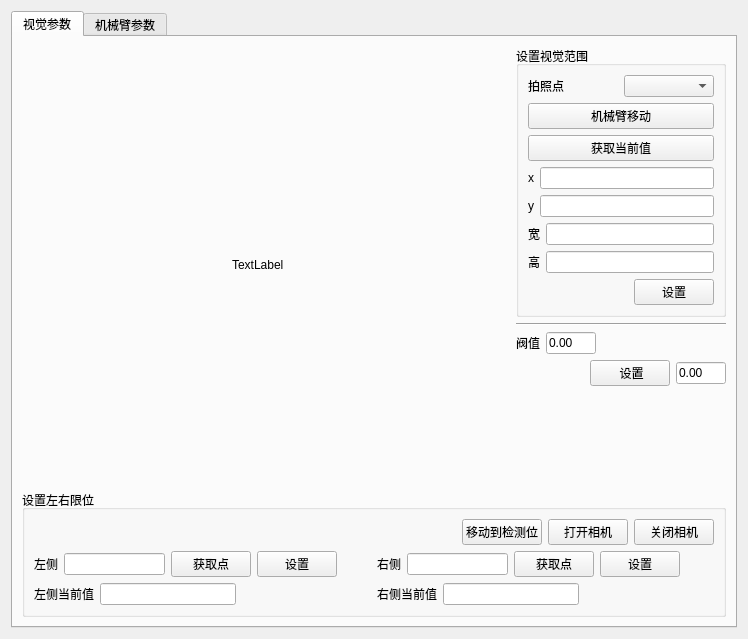
<?xml version="1.0" encoding="UTF-8"?>
<ui version="4.0">
 <class>ParamCfgPage</class>
 <widget class="QWidget" name="ParamCfgPage">
  <property name="geometry">
   <rect>
    <x>0</x>
    <y>0</y>
    <width>748</width>
    <height>639</height>
   </rect>
  </property>
  <property name="windowTitle">
   <string>Form</string>
  </property>
  <layout class="QGridLayout" name="gridLayout_2">
   <item row="0" column="0">
    <widget class="QTabWidget" name="tabWidget">
     <property name="currentIndex">
      <number>0</number>
     </property>
     <widget class="QWidget" name="tab">
      <attribute name="title">
       <string>视觉参数</string>
      </attribute>
      <layout class="QGridLayout" name="gridLayout_7">
       <item row="0" column="0">
        <layout class="QGridLayout" name="gridLayout">
         <item row="3" column="0">
          <layout class="QHBoxLayout" name="horizontalLayout_2">
           <item>
            <widget class="QGroupBox" name="groupBox">
             <property name="title">
              <string>设置左右限位</string>
             </property>
             <layout class="QGridLayout" name="gridLayout_6">
              <item row="1" column="1">
               <layout class="QHBoxLayout" name="horizontalLayout_10">
                <item>
                 <widget class="QLabel" name="label_10">
                  <property name="text">
                   <string>右侧</string>
                  </property>
                 </widget>
                </item>
                <item>
                 <widget class="QLineEdit" name="edtRightLimit"/>
                </item>
                <item>
                 <widget class="QPushButton" name="btnGetRightLimitPoint">
                  <property name="text">
                   <string>获取点</string>
                  </property>
                 </widget>
                </item>
                <item>
                 <widget class="QPushButton" name="btnSetRightLimit">
                  <property name="text">
                   <string>设置</string>
                  </property>
                 </widget>
                </item>
                <item>
                 <spacer name="horizontalSpacer_7">
                  <property name="orientation">
                   <enum>Qt::Horizontal</enum>
                  </property>
                  <property name="sizeHint" stdset="0">
                   <size>
                    <width>40</width>
                    <height>20</height>
                   </size>
                  </property>
                 </spacer>
                </item>
               </layout>
              </item>
              <item row="2" column="1">
               <layout class="QHBoxLayout" name="horizontalLayout_12">
                <item>
                 <widget class="QLabel" name="label_12">
                  <property name="text">
                   <string>右侧当前值</string>
                  </property>
                 </widget>
                </item>
                <item>
                 <widget class="QLineEdit" name="edtCurrentRightLimit">
                  <property name="readOnly">
                   <bool>true</bool>
                  </property>
                 </widget>
                </item>
                <item>
                 <spacer name="horizontalSpacer_5">
                  <property name="orientation">
                   <enum>Qt::Horizontal</enum>
                  </property>
                  <property name="sizeHint" stdset="0">
                   <size>
                    <width>40</width>
                    <height>20</height>
                   </size>
                  </property>
                 </spacer>
                </item>
               </layout>
              </item>
              <item row="1" column="0">
               <layout class="QHBoxLayout" name="horizontalLayout_9">
                <item>
                 <widget class="QLabel" name="label_9">
                  <property name="text">
                   <string>左侧</string>
                  </property>
                 </widget>
                </item>
                <item>
                 <widget class="QLineEdit" name="edtLeftLimit"/>
                </item>
                <item>
                 <widget class="QPushButton" name="btnGetLeftLimitPoint">
                  <property name="text">
                   <string>获取点</string>
                  </property>
                 </widget>
                </item>
                <item>
                 <widget class="QPushButton" name="btnSetLeftLimit">
                  <property name="text">
                   <string>设置</string>
                  </property>
                 </widget>
                </item>
                <item>
                 <spacer name="horizontalSpacer_6">
                  <property name="orientation">
                   <enum>Qt::Horizontal</enum>
                  </property>
                  <property name="sizeHint" stdset="0">
                   <size>
                    <width>40</width>
                    <height>20</height>
                   </size>
                  </property>
                 </spacer>
                </item>
               </layout>
              </item>
              <item row="2" column="0">
               <layout class="QHBoxLayout" name="horizontalLayout_11">
                <item>
                 <widget class="QLabel" name="label_11">
                  <property name="text">
                   <string>左侧当前值</string>
                  </property>
                 </widget>
                </item>
                <item>
                 <widget class="QLineEdit" name="edtCurrentLeftLimit">
                  <property name="readOnly">
                   <bool>true</bool>
                  </property>
                 </widget>
                </item>
                <item>
                 <spacer name="horizontalSpacer_4">
                  <property name="orientation">
                   <enum>Qt::Horizontal</enum>
                  </property>
                  <property name="sizeHint" stdset="0">
                   <size>
                    <width>40</width>
                    <height>20</height>
                   </size>
                  </property>
                 </spacer>
                </item>
               </layout>
              </item>
              <item row="0" column="1">
               <layout class="QHBoxLayout" name="horizontalLayout_13">
                <item>
                 <spacer name="horizontalSpacer_3">
                  <property name="orientation">
                   <enum>Qt::Horizontal</enum>
                  </property>
                  <property name="sizeHint" stdset="0">
                   <size>
                    <width>40</width>
                    <height>20</height>
                   </size>
                  </property>
                 </spacer>
                </item>
                <item>
                 <widget class="QPushButton" name="btnLinitMoveArm">
                  <property name="text">
                   <string>移动到检测位</string>
                  </property>
                 </widget>
                </item>
                <item>
                 <widget class="QPushButton" name="btnOpenCamera">
                  <property name="text">
                   <string>打开相机</string>
                  </property>
                 </widget>
                </item>
                <item>
                 <widget class="QPushButton" name="btnCloseCamera">
                  <property name="text">
                   <string>关闭相机</string>
                  </property>
                 </widget>
                </item>
               </layout>
              </item>
             </layout>
            </widget>
           </item>
          </layout>
         </item>
         <item row="1" column="0">
          <layout class="QGridLayout" name="gridLayout_5">
           <item row="1" column="2">
            <spacer name="horizontalSpacer_2">
             <property name="orientation">
              <enum>Qt::Horizontal</enum>
             </property>
             <property name="sizeHint" stdset="0">
              <size>
               <width>40</width>
               <height>20</height>
              </size>
             </property>
            </spacer>
           </item>
           <item row="0" column="3" rowspan="3">
            <layout class="QVBoxLayout" name="verticalLayout">
             <item>
              <layout class="QVBoxLayout" name="verticalLayout_3">
               <item>
                <widget class="QGroupBox" name="groupBox_2">
                 <property name="title">
                  <string>设置视觉范围</string>
                 </property>
                 <layout class="QGridLayout" name="gridLayout_4">
                  <item row="0" column="0">
                   <layout class="QGridLayout" name="gridLayout_3">
                    <item row="4" column="1">
                     <layout class="QHBoxLayout" name="horizontalLayout_7">
                      <item>
                       <widget class="QLabel" name="label_6">
                        <property name="text">
                         <string>y</string>
                        </property>
                       </widget>
                      </item>
                      <item>
                       <widget class="QLineEdit" name="edtROI_Y"/>
                      </item>
                     </layout>
                    </item>
                    <item row="3" column="1">
                     <layout class="QHBoxLayout" name="horizontalLayout_4">
                      <item>
                       <widget class="QLabel" name="label_4">
                        <property name="text">
                         <string>x</string>
                        </property>
                       </widget>
                      </item>
                      <item>
                       <widget class="QLineEdit" name="edtROI_X"/>
                      </item>
                     </layout>
                    </item>
                    <item row="7" column="1">
                     <layout class="QHBoxLayout" name="horizontalLayout_6">
                      <item>
                       <spacer name="horizontalSpacer_9">
                        <property name="orientation">
                         <enum>Qt::Horizontal</enum>
                        </property>
                        <property name="sizeHint" stdset="0">
                         <size>
                          <width>40</width>
                          <height>20</height>
                         </size>
                        </property>
                       </spacer>
                      </item>
                      <item>
                       <widget class="QPushButton" name="btnSetROI">
                        <property name="text">
                         <string>设置</string>
                        </property>
                       </widget>
                      </item>
                     </layout>
                    </item>
                    <item row="6" column="1">
                     <layout class="QHBoxLayout" name="horizontalLayout_5">
                      <item>
                       <widget class="QLabel" name="label_7">
                        <property name="text">
                         <string>高</string>
                        </property>
                       </widget>
                      </item>
                      <item>
                       <widget class="QLineEdit" name="edtROI_Height"/>
                      </item>
                     </layout>
                    </item>
                    <item row="2" column="1">
                     <widget class="QPushButton" name="btnGetPostureValue">
                      <property name="text">
                       <string>获取当前值</string>
                      </property>
                     </widget>
                    </item>
                    <item row="5" column="1">
                     <layout class="QHBoxLayout" name="horizontalLayout_8">
                      <item>
                       <widget class="QLabel" name="label_5">
                        <property name="text">
                         <string>宽</string>
                        </property>
                       </widget>
                      </item>
                      <item>
                       <widget class="QLineEdit" name="edtROI_Width"/>
                      </item>
                     </layout>
                    </item>
                    <item row="0" column="1">
                     <layout class="QHBoxLayout" name="horizontalLayout_3">
                      <item>
                       <widget class="QLabel" name="label">
                        <property name="text">
                         <string>拍照点</string>
                        </property>
                       </widget>
                      </item>
                      <item>
                       <widget class="QComboBox" name="cmbPhotosPosture"/>
                      </item>
                     </layout>
                    </item>
                    <item row="1" column="1">
                     <widget class="QPushButton" name="btnROIMoveArm">
                      <property name="text">
                       <string>机械臂移动</string>
                      </property>
                     </widget>
                    </item>
                   </layout>
                  </item>
                 </layout>
                </widget>
               </item>
               <item>
                <widget class="Line" name="line">
                 <property name="orientation">
                  <enum>Qt::Horizontal</enum>
                 </property>
                </widget>
               </item>
               <item>
                <layout class="QHBoxLayout" name="horizontalLayout">
                 <item>
                  <widget class="QLabel" name="label_2">
                   <property name="text">
                    <string>阀值</string>
                   </property>
                  </widget>
                 </item>
                 <item>
                  <widget class="QLineEdit" name="edtSetScoreValue">
                   <property name="maximumSize">
                    <size>
                     <width>50</width>
                     <height>16777215</height>
                    </size>
                   </property>
                   <property name="text">
                    <string>0.00</string>
                   </property>
                  </widget>
                 </item>
                 <item>
                  <spacer name="horizontalSpacer_8">
                   <property name="orientation">
                    <enum>Qt::Horizontal</enum>
                   </property>
                   <property name="sizeHint" stdset="0">
                    <size>
                     <width>40</width>
                     <height>20</height>
                    </size>
                   </property>
                  </spacer>
                 </item>
                </layout>
               </item>
               <item>
                <layout class="QHBoxLayout" name="horizontalLayout_14">
                 <item>
                  <spacer name="horizontalSpacer_10">
                   <property name="orientation">
                    <enum>Qt::Horizontal</enum>
                   </property>
                   <property name="sizeHint" stdset="0">
                    <size>
                     <width>40</width>
                     <height>20</height>
                    </size>
                   </property>
                  </spacer>
                 </item>
                 <item>
                  <widget class="QPushButton" name="btnSetScoreValue">
                   <property name="text">
                    <string> 设置</string>
                   </property>
                  </widget>
                 </item>
                 <item>
                  <widget class="QLineEdit" name="edtCurrentScoreValue">
                   <property name="maximumSize">
                    <size>
                     <width>50</width>
                     <height>16777215</height>
                    </size>
                   </property>
                   <property name="text">
                    <string>0.00</string>
                   </property>
                   <property name="readOnly">
                    <bool>true</bool>
                   </property>
                  </widget>
                 </item>
                </layout>
               </item>
               <item>
                <spacer name="verticalSpacer_3">
                 <property name="orientation">
                  <enum>Qt::Vertical</enum>
                 </property>
                 <property name="sizeHint" stdset="0">
                  <size>
                   <width>20</width>
                   <height>40</height>
                  </size>
                 </property>
                </spacer>
               </item>
              </layout>
             </item>
            </layout>
           </item>
           <item row="2" column="1">
            <spacer name="verticalSpacer">
             <property name="orientation">
              <enum>Qt::Vertical</enum>
             </property>
             <property name="sizeHint" stdset="0">
              <size>
               <width>20</width>
               <height>40</height>
              </size>
             </property>
            </spacer>
           </item>
           <item row="1" column="0">
            <spacer name="horizontalSpacer">
             <property name="orientation">
              <enum>Qt::Horizontal</enum>
             </property>
             <property name="sizeHint" stdset="0">
              <size>
               <width>40</width>
               <height>20</height>
              </size>
             </property>
            </spacer>
           </item>
           <item row="0" column="1">
            <spacer name="verticalSpacer_2">
             <property name="orientation">
              <enum>Qt::Vertical</enum>
             </property>
             <property name="sizeHint" stdset="0">
              <size>
               <width>20</width>
               <height>40</height>
              </size>
             </property>
            </spacer>
           </item>
           <item row="1" column="1">
            <widget class="QLabel" name="lblRealTimeImage">
             <property name="minimumSize">
              <size>
               <width>67</width>
               <height>0</height>
              </size>
             </property>
             <property name="text">
              <string>TextLabel</string>
             </property>
            </widget>
           </item>
          </layout>
         </item>
        </layout>
       </item>
      </layout>
     </widget>
     <widget class="QWidget" name="tab_2">
      <attribute name="title">
       <string>机械臂参数</string>
      </attribute>
      <layout class="QGridLayout" name="gridLayout_9">
       <item row="0" column="0">
        <layout class="QGridLayout" name="gridLayout_8">
         <item row="1" column="0">
          <widget class="QGroupBox" name="groupBox_3">
           <property name="title">
            <string>贴边工艺参数</string>
           </property>
           <layout class="QGridLayout" name="gridLayout_10">
            <item row="0" column="0">
             <layout class="QGridLayout" name="gridLayout_11">
              <item row="2" column="0">
               <layout class="QHBoxLayout" name="horizontalLayout_21">
                <item>
                 <widget class="QLabel" name="label_15">
                  <property name="text">
                   <string>左侧-回归前进距离</string>
                  </property>
                 </widget>
                </item>
                <item>
                 <widget class="QLineEdit" name="edtSetLeftEdgeReturnXDis">
                  <property name="maximumSize">
                   <size>
                    <width>40</width>
                    <height>16777215</height>
                   </size>
                  </property>
                 </widget>
                </item>
                <item>
                 <widget class="QLineEdit" name="edtCurrenLeftEdgeReturnXDis">
                  <property name="maximumSize">
                   <size>
                    <width>40</width>
                    <height>16777215</height>
                   </size>
                  </property>
                  <property name="readOnly">
                   <bool>true</bool>
                  </property>
                 </widget>
                </item>
                <item>
                 <widget class="QPushButton" name="btnSetLeftEdgeReturnXDis">
                  <property name="text">
                   <string>设置</string>
                  </property>
                 </widget>
                </item>
                <item>
                 <spacer name="horizontalSpacer_12">
                  <property name="orientation">
                   <enum>Qt::Horizontal</enum>
                  </property>
                  <property name="sizeHint" stdset="0">
                   <size>
                    <width>40</width>
                    <height>20</height>
                   </size>
                  </property>
                 </spacer>
                </item>
               </layout>
              </item>
              <item row="1" column="0">
               <layout class="QHBoxLayout" name="horizontalLayout_18">
                <item>
                 <widget class="QLabel" name="label_13">
                  <property name="text">
                   <string>左侧-回归距离</string>
                  </property>
                 </widget>
                </item>
                <item>
                 <widget class="QLineEdit" name="edtSetLeftEdgeReturnDis">
                  <property name="maximumSize">
                   <size>
                    <width>40</width>
                    <height>16777215</height>
                   </size>
                  </property>
                 </widget>
                </item>
                <item>
                 <widget class="QLineEdit" name="edtCurrenLeftEdgeReturnDis">
                  <property name="maximumSize">
                   <size>
                    <width>40</width>
                    <height>16777215</height>
                   </size>
                  </property>
                  <property name="readOnly">
                   <bool>true</bool>
                  </property>
                 </widget>
                </item>
                <item>
                 <widget class="QPushButton" name="btnSetLeftEdgeReturnDis">
                  <property name="text">
                   <string>设置</string>
                  </property>
                 </widget>
                </item>
                <item>
                 <spacer name="horizontalSpacer_13">
                  <property name="orientation">
                   <enum>Qt::Horizontal</enum>
                  </property>
                  <property name="sizeHint" stdset="0">
                   <size>
                    <width>40</width>
                    <height>20</height>
                   </size>
                  </property>
                 </spacer>
                </item>
               </layout>
              </item>
              <item row="0" column="0">
               <layout class="QHBoxLayout" name="horizontalLayout_15">
                <item>
                 <widget class="QLabel" name="label_3">
                  <property name="text">
                   <string>左侧-回归角度</string>
                  </property>
                 </widget>
                </item>
                <item>
                 <widget class="QLineEdit" name="edtSetLeftEdgeReturnAngle">
                  <property name="maximumSize">
                   <size>
                    <width>40</width>
                    <height>16777215</height>
                   </size>
                  </property>
                 </widget>
                </item>
                <item>
                 <widget class="QLineEdit" name="edtCurrenLeftEdgeReturnAngle">
                  <property name="maximumSize">
                   <size>
                    <width>40</width>
                    <height>16777215</height>
                   </size>
                  </property>
                  <property name="readOnly">
                   <bool>true</bool>
                  </property>
                 </widget>
                </item>
                <item>
                 <widget class="QPushButton" name="btnSetLeftEdgeReturnAngle">
                  <property name="text">
                   <string>设置</string>
                  </property>
                 </widget>
                </item>
                <item>
                 <spacer name="horizontalSpacer_14">
                  <property name="orientation">
                   <enum>Qt::Horizontal</enum>
                  </property>
                  <property name="sizeHint" stdset="0">
                   <size>
                    <width>40</width>
                    <height>20</height>
                   </size>
                  </property>
                 </spacer>
                </item>
               </layout>
              </item>
              <item row="0" column="1" rowspan="3">
               <widget class="Line" name="line_2">
                <property name="orientation">
                 <enum>Qt::Vertical</enum>
                </property>
               </widget>
              </item>
              <item row="0" column="2">
               <layout class="QHBoxLayout" name="horizontalLayout_16">
                <item>
                 <widget class="QLabel" name="label_8">
                  <property name="text">
                   <string>右侧-回归角度</string>
                  </property>
                 </widget>
                </item>
                <item>
                 <widget class="QLineEdit" name="edtSetRightEdgeReturnAngle">
                  <property name="maximumSize">
                   <size>
                    <width>40</width>
                    <height>16777215</height>
                   </size>
                  </property>
                 </widget>
                </item>
                <item>
                 <widget class="QLineEdit" name="edtCurrenRightEdgeReturnAngle">
                  <property name="maximumSize">
                   <size>
                    <width>40</width>
                    <height>16777215</height>
                   </size>
                  </property>
                  <property name="readOnly">
                   <bool>true</bool>
                  </property>
                 </widget>
                </item>
                <item>
                 <widget class="QPushButton" name="btnSetRightEdgeReturnAngle">
                  <property name="text">
                   <string>设置</string>
                  </property>
                 </widget>
                </item>
                <item>
                 <spacer name="horizontalSpacer_15">
                  <property name="orientation">
                   <enum>Qt::Horizontal</enum>
                  </property>
                  <property name="sizeHint" stdset="0">
                   <size>
                    <width>40</width>
                    <height>20</height>
                   </size>
                  </property>
                 </spacer>
                </item>
               </layout>
              </item>
              <item row="1" column="2">
               <layout class="QHBoxLayout" name="horizontalLayout_19">
                <item>
                 <widget class="QLabel" name="label_14">
                  <property name="text">
                   <string>右侧-回归距离</string>
                  </property>
                 </widget>
                </item>
                <item>
                 <widget class="QLineEdit" name="edtSetRightEdgeReturnDis">
                  <property name="maximumSize">
                   <size>
                    <width>40</width>
                    <height>16777215</height>
                   </size>
                  </property>
                 </widget>
                </item>
                <item>
                 <widget class="QLineEdit" name="edtCurrenRightEdgeReturnDis">
                  <property name="maximumSize">
                   <size>
                    <width>40</width>
                    <height>16777215</height>
                   </size>
                  </property>
                  <property name="readOnly">
                   <bool>true</bool>
                  </property>
                 </widget>
                </item>
                <item>
                 <widget class="QPushButton" name="btnSetRightEdgeReturnDis">
                  <property name="text">
                   <string>设置</string>
                  </property>
                 </widget>
                </item>
                <item>
                 <spacer name="horizontalSpacer_16">
                  <property name="orientation">
                   <enum>Qt::Horizontal</enum>
                  </property>
                  <property name="sizeHint" stdset="0">
                   <size>
                    <width>40</width>
                    <height>20</height>
                   </size>
                  </property>
                 </spacer>
                </item>
               </layout>
              </item>
              <item row="2" column="2">
               <layout class="QHBoxLayout" name="horizontalLayout_22">
                <item>
                 <widget class="QLabel" name="label_16">
                  <property name="text">
                   <string>右侧-回归前进距离</string>
                  </property>
                 </widget>
                </item>
                <item>
                 <widget class="QLineEdit" name="edtSetRightEdgeReturnXDis">
                  <property name="maximumSize">
                   <size>
                    <width>40</width>
                    <height>16777215</height>
                   </size>
                  </property>
                 </widget>
                </item>
                <item>
                 <widget class="QLineEdit" name="edtCurrenRightEdgeReturnXDis">
                  <property name="maximumSize">
                   <size>
                    <width>40</width>
                    <height>16777215</height>
                   </size>
                  </property>
                  <property name="readOnly">
                   <bool>true</bool>
                  </property>
                 </widget>
                </item>
                <item>
                 <widget class="QPushButton" name="btnSetRightEdgeReturnXDis">
                  <property name="text">
                   <string>设置</string>
                  </property>
                 </widget>
                </item>
                <item>
                 <spacer name="horizontalSpacer_17">
                  <property name="orientation">
                   <enum>Qt::Horizontal</enum>
                  </property>
                  <property name="sizeHint" stdset="0">
                   <size>
                    <width>40</width>
                    <height>20</height>
                   </size>
                  </property>
                 </spacer>
                </item>
               </layout>
              </item>
             </layout>
            </item>
            <item row="0" column="1">
             <spacer name="horizontalSpacer_11">
              <property name="orientation">
               <enum>Qt::Horizontal</enum>
              </property>
              <property name="sizeHint" stdset="0">
               <size>
                <width>40</width>
                <height>20</height>
               </size>
              </property>
             </spacer>
            </item>
           </layout>
          </widget>
         </item>
         <item row="2" column="0">
          <spacer name="verticalSpacer_5">
           <property name="orientation">
            <enum>Qt::Vertical</enum>
           </property>
           <property name="sizeHint" stdset="0">
            <size>
             <width>20</width>
             <height>40</height>
            </size>
           </property>
          </spacer>
         </item>
        </layout>
       </item>
      </layout>
     </widget>
    </widget>
   </item>
  </layout>
 </widget>
 <resources/>
 <connections/>
</ui>
